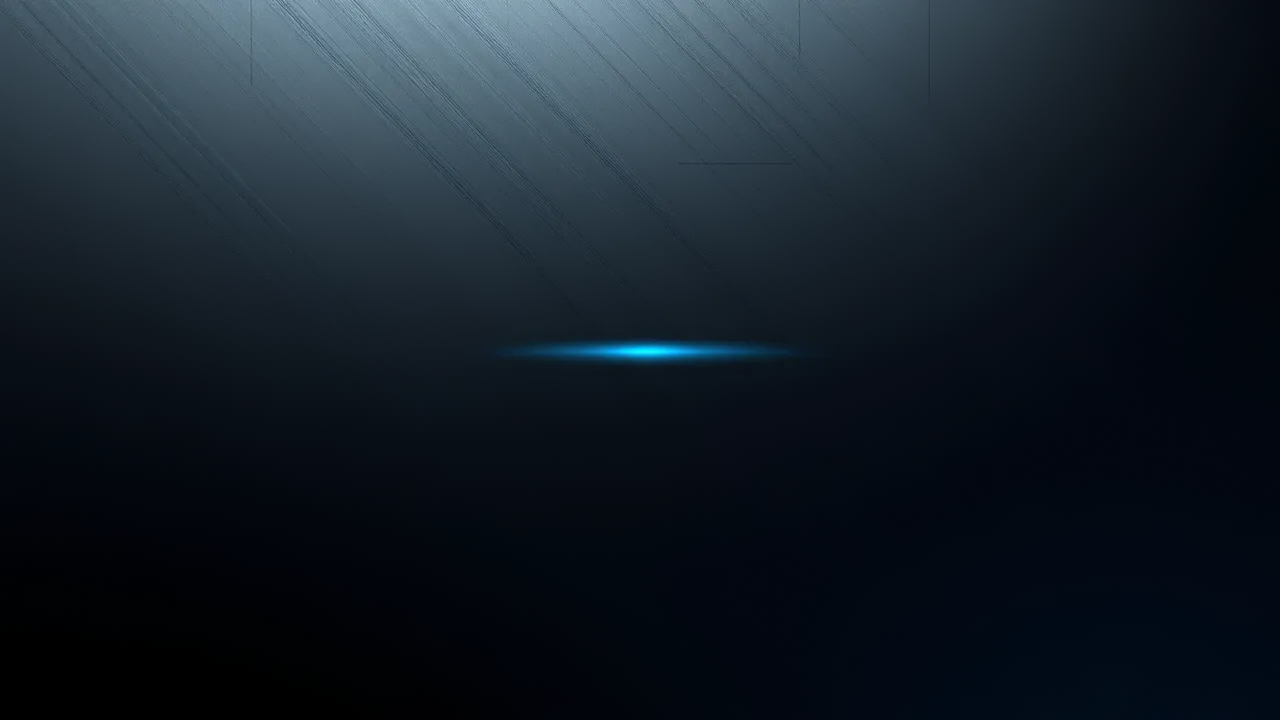
#> input picture design/direction-a/bg-direction-a-01-smooth.png, 1280 x 720 px
$ python -i make_direction_a_variants.py   (imports and definitions only)
#> lines starting #> are read from the running program, lines starting #| are printed output that depends on the picture
#> further down, picture is the input picture: PIL image 1280x720 RGB; mean R, G, B 21.3, 30.9, 40.2
"""Direction A (CONSOLE-14): four style variants of the launcher mockup, to pick a less generic look.

v02 (2026-09-29), after the owner found v01 too generic. The same Games screen and layout as
make_direction_a_mockup.py, drawn four ways:
  a  chamfer + amber    cut corners (the memory card's shape) everywhere, amber for the focused item,
                        Saira headings, covers as CD jewel cases in perspective
  b  chamfer + magenta  the same shapes, magenta focus, a faint CRT scanline over the whole screen
  c  CRT                rounded, all cyan, strong scanlines, phosphor glow on the headings, a vignette
  d  minimal            no glows: thin steel lines, frosted dark panels, one cyan accent on the focus
The glyphs come from make_direction_a_icons.py (same masks), recoloured per variant.
Run: python tools/make_direction_a_variants.py --launcher ../../../repos/autobleem
"""
import argparse
import os
import sys

from PIL import Image, ImageChops, ImageDraw, ImageFilter, ImageFont

sys.path.insert(0, os.path.dirname(os.path.abspath(__file__)))
import make_direction_a_icons as ic  # noqa: E402

REPO = os.path.normpath(os.path.join(os.path.dirname(os.path.abspath(__file__)), "..", "..", "..", ".."))
A = os.path.join(REPO, "Themes", "direction-a", "src", "design")
DEF = os.path.join(REPO, "Themes", "default")
SAIRA = os.path.join(DEF, "saira-semicondensed-medium.ttf")
SS = ic.SS

CYAN = (54, 217, 224)
AMBER = (255, 176, 59)
MAGENTA = (255, 70, 170)
STEEL = (170, 184, 198)
WHITE = (240, 248, 250)
GREY = (150, 164, 178)

VARIANTS = {
    "a": dict(name="chamfer + amber", shape="chamfer", line=CYAN, focus=AMBER, glow=1.0, heading=SAIRA,
              cases=True, scan=0, vignette=0, phosphor=False),
    "b": dict(name="chamfer + magenta", shape="chamfer", line=CYAN, focus=MAGENTA, glow=1.0, heading=SAIRA,
              cases=True, scan=18, vignette=0.25, phosphor=False),
    "c": dict(name="CRT", shape="round", line=CYAN, focus=CYAN, glow=1.4, heading=SAIRA,
              cases=False, scan=70, vignette=0.8, phosphor=True, bezel=True),
    "d": dict(name="minimal", shape="round-small", line=STEEL, focus=CYAN, glow=0.0, heading=None,
              cases=True, scan=0, vignette=0, phosphor=False),
}


# --- shapes ------------------------------------------------------------------------------------------------

# [162 lines left out: functions shape_mask, solid, frame, lines, menu_icon, play_button and 5 more, not called in this run]


def reflect(im, frac=0.3, strength=0.3):
#> called with frac = 0.3, strength = 0.3
    h = int(im.height * frac)
#> h = 216
    r = im.transpose(Image.FLIP_TOP_BOTTOM).crop((0, 0, im.width, h))
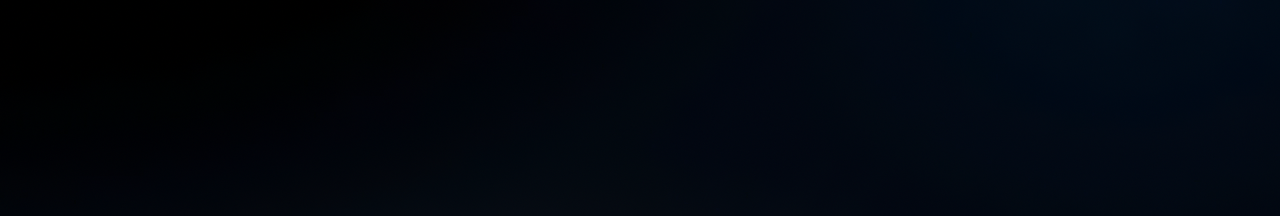
#> r: PIL image 1280x216 RGB; mean R, G, B 1.4, 6.2, 13.5
    grad = Image.linear_gradient("L").resize((im.width, h)).point(lambda p: int((255 - p) * strength))
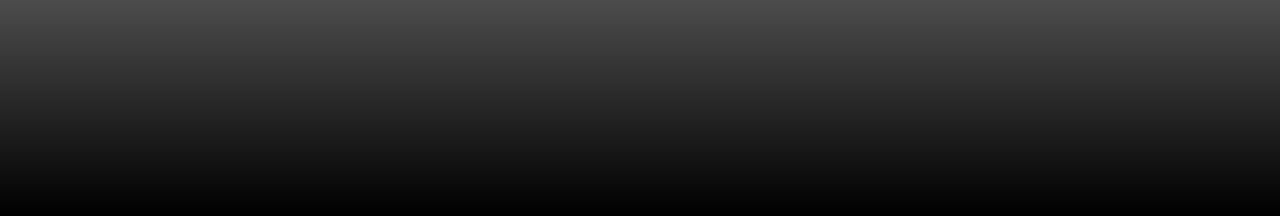
#> grad: PIL image 1280x216 L; min 0, max 76, mean 37.8
#> (the run stopped early here; a loop or call above may not have finished)
